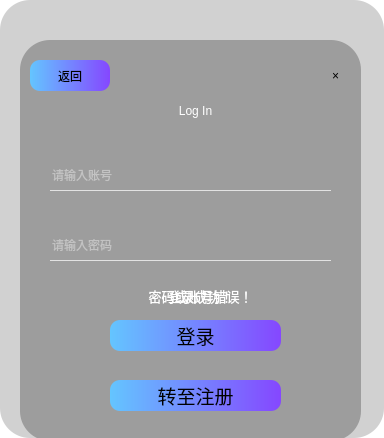
<?xml version="1.0" encoding="UTF-8"?>
<ui version="4.0">
 <class>clogin</class>
 <widget class="QDialog" name="clogin">
  <property name="geometry">
   <rect>
    <x>0</x>
    <y>0</y>
    <width>384</width>
    <height>438</height>
   </rect>
  </property>
  <property name="sizePolicy">
   <sizepolicy hsizetype="Fixed" vsizetype="Fixed">
    <horstretch>0</horstretch>
    <verstretch>0</verstretch>
   </sizepolicy>
  </property>
  <property name="minimumSize">
   <size>
    <width>384</width>
    <height>438</height>
   </size>
  </property>
  <property name="maximumSize">
   <size>
    <width>384</width>
    <height>438</height>
   </size>
  </property>
  <property name="cursor">
   <cursorShape>ArrowCursor</cursorShape>
  </property>
  <property name="windowTitle">
   <string>Dialog</string>
  </property>
  <property name="styleSheet">
   <string notr="true">*{
	
	background-color: rgb(255, 255, 255);
}

QFrame#frame{
	border-radius: 30px;
	border-image: url(:/res/goodBKG.jpg);
}

#frame_2{
	border-radius: 30px;
	background-color: rgba(158, 158, 158, 120);
}

QLabel#label{
	border-radius: 30px;
	background-color: rgba(98, 98, 98, 120);
}

QLabel{
	background: transparent;
	color: rgb(255, 255, 255);
	font: 10pt &quot;等线&quot;;
}

QLabel#label_2{
	background: transparent;
	color: rgb(255, 255, 255);
	font: 20pt &quot;等线&quot;;
}

QPushButton{
	border-radius: 10px;
	background-color: qlineargradient(spread:pad, x1:0, y1:0, x2:1, y2:0, stop:0 rgba(100, 197, 255, 255), stop:1 rgba(133, 71, 255, 255));
	
	font: 14pt &quot;等线&quot;;
}

QPushButton:hover{
	border-radius: 10px;
	background-color: qlineargradient(spread:pad, x1:0, y1:0, x2:1, y2:0, stop:0 rgba(0, 197, 255, 255), stop:1 rgba(133, 71, 255, 255));
	
	font: 14pt &quot;等线&quot;;
}

QPushButton:pressed{
	border-radius: 10px;
	background-color: qlineargradient(spread:pad, x1:0, y1:0, x2:1, y2:0, stop:0 rgba(100, 197, 255, 255), stop:1 rgba(133, 71, 255, 255));
	
	font: 14pt &quot;等线&quot;;
}

QPushButton#pushButton_3{
	border-radius: 10px;
	background: transparent;
	font: 20pt &quot;等线&quot;;
}

QLineEdit{
	background: transparent;
	border: none;
	border-bottom: 1px solid rgba(255, 255, 255, 180);
	color: rgba(255,255,255,200);
	font: 14pt &quot;等线&quot;;
}</string>
  </property>
  <widget class="QFrame" name="frame">
   <property name="geometry">
    <rect>
     <x>0</x>
     <y>0</y>
     <width>384</width>
     <height>438</height>
    </rect>
   </property>
   <property name="minimumSize">
    <size>
     <width>384</width>
     <height>0</height>
    </size>
   </property>
   <property name="maximumSize">
    <size>
     <width>384</width>
     <height>438</height>
    </size>
   </property>
   <property name="frameShape">
    <enum>QFrame::Shape::StyledPanel</enum>
   </property>
   <property name="frameShadow">
    <enum>QFrame::Shadow::Raised</enum>
   </property>
   <widget class="QFrame" name="frame_2">
    <property name="geometry">
     <rect>
      <x>0</x>
      <y>0</y>
      <width>384</width>
      <height>438</height>
     </rect>
    </property>
    <property name="minimumSize">
     <size>
      <width>384</width>
      <height>0</height>
     </size>
    </property>
    <property name="maximumSize">
     <size>
      <width>384</width>
      <height>438</height>
     </size>
    </property>
    <property name="frameShape">
     <enum>QFrame::Shape::StyledPanel</enum>
    </property>
    <property name="frameShadow">
     <enum>QFrame::Shadow::Raised</enum>
    </property>
    <widget class="QLabel" name="label">
     <property name="geometry">
      <rect>
       <x>20</x>
       <y>40</y>
       <width>341</width>
       <height>401</height>
      </rect>
     </property>
     <property name="minimumSize">
      <size>
       <width>341</width>
       <height>401</height>
      </size>
     </property>
     <property name="maximumSize">
      <size>
       <width>341</width>
       <height>401</height>
      </size>
     </property>
     <property name="text">
      <string/>
     </property>
    </widget>
    <widget class="QPushButton" name="button_check">
     <property name="geometry">
      <rect>
       <x>110</x>
       <y>320</y>
       <width>171</width>
       <height>31</height>
      </rect>
     </property>
     <property name="sizePolicy">
      <sizepolicy hsizetype="Minimum" vsizetype="Minimum">
       <horstretch>0</horstretch>
       <verstretch>0</verstretch>
      </sizepolicy>
     </property>
     <property name="minimumSize">
      <size>
       <width>171</width>
       <height>31</height>
      </size>
     </property>
     <property name="maximumSize">
      <size>
       <width>16777215</width>
       <height>81</height>
      </size>
     </property>
     <property name="font">
      <font>
       <family>等线</family>
       <pointsize>14</pointsize>
       <italic>false</italic>
       <bold>false</bold>
      </font>
     </property>
     <property name="text">
      <string>登录</string>
     </property>
    </widget>
    <widget class="QLabel" name="success">
     <property name="geometry">
      <rect>
       <x>110</x>
       <y>280</y>
       <width>181</width>
       <height>31</height>
      </rect>
     </property>
     <property name="sizePolicy">
      <sizepolicy hsizetype="Minimum" vsizetype="Minimum">
       <horstretch>0</horstretch>
       <verstretch>0</verstretch>
      </sizepolicy>
     </property>
     <property name="minimumSize">
      <size>
       <width>181</width>
       <height>31</height>
      </size>
     </property>
     <property name="maximumSize">
      <size>
       <width>16777215</width>
       <height>16777215</height>
      </size>
     </property>
     <property name="font">
      <font>
       <family>等线</family>
       <pointsize>10</pointsize>
       <italic>false</italic>
       <bold>false</bold>
      </font>
     </property>
     <property name="text">
      <string>登录成功！</string>
     </property>
     <property name="alignment">
      <set>Qt::AlignmentFlag::AlignCenter</set>
     </property>
    </widget>
    <widget class="QLabel" name="wrong">
     <property name="geometry">
      <rect>
       <x>110</x>
       <y>280</y>
       <width>181</width>
       <height>31</height>
      </rect>
     </property>
     <property name="sizePolicy">
      <sizepolicy hsizetype="Minimum" vsizetype="Minimum">
       <horstretch>0</horstretch>
       <verstretch>0</verstretch>
      </sizepolicy>
     </property>
     <property name="minimumSize">
      <size>
       <width>181</width>
       <height>31</height>
      </size>
     </property>
     <property name="maximumSize">
      <size>
       <width>16777215</width>
       <height>16777215</height>
      </size>
     </property>
     <property name="font">
      <font>
       <family>等线</family>
       <pointsize>10</pointsize>
       <italic>false</italic>
       <bold>false</bold>
      </font>
     </property>
     <property name="text">
      <string>密码或账号错误！</string>
     </property>
     <property name="alignment">
      <set>Qt::AlignmentFlag::AlignCenter</set>
     </property>
    </widget>
    <widget class="QPushButton" name="button_back">
     <property name="geometry">
      <rect>
       <x>30</x>
       <y>60</y>
       <width>80</width>
       <height>31</height>
      </rect>
     </property>
     <property name="sizePolicy">
      <sizepolicy hsizetype="Minimum" vsizetype="Minimum">
       <horstretch>0</horstretch>
       <verstretch>0</verstretch>
      </sizepolicy>
     </property>
     <property name="minimumSize">
      <size>
       <width>61</width>
       <height>31</height>
      </size>
     </property>
     <property name="maximumSize">
      <size>
       <width>16777215</width>
       <height>201</height>
      </size>
     </property>
     <property name="text">
      <string>返回</string>
     </property>
    </widget>
    <widget class="QPushButton" name="button_turn">
     <property name="geometry">
      <rect>
       <x>110</x>
       <y>380</y>
       <width>171</width>
       <height>31</height>
      </rect>
     </property>
     <property name="sizePolicy">
      <sizepolicy hsizetype="Minimum" vsizetype="Minimum">
       <horstretch>0</horstretch>
       <verstretch>0</verstretch>
      </sizepolicy>
     </property>
     <property name="minimumSize">
      <size>
       <width>171</width>
       <height>31</height>
      </size>
     </property>
     <property name="maximumSize">
      <size>
       <width>16777215</width>
       <height>81</height>
      </size>
     </property>
     <property name="font">
      <font>
       <family>等线</family>
       <pointsize>14</pointsize>
       <italic>false</italic>
       <bold>false</bold>
      </font>
     </property>
     <property name="text">
      <string>转至注册</string>
     </property>
    </widget>
    <widget class="QLineEdit" name="cin_id">
     <property name="geometry">
      <rect>
       <x>50</x>
       <y>160</y>
       <width>281</width>
       <height>31</height>
      </rect>
     </property>
     <property name="placeholderText">
      <string>请输入账号</string>
     </property>
    </widget>
    <widget class="QLineEdit" name="cin_answer">
     <property name="geometry">
      <rect>
       <x>50</x>
       <y>230</y>
       <width>281</width>
       <height>31</height>
      </rect>
     </property>
     <property name="echoMode">
      <enum>QLineEdit::EchoMode::Password</enum>
     </property>
     <property name="placeholderText">
      <string>请输入密码</string>
     </property>
    </widget>
    <widget class="QLabel" name="label_2">
     <property name="geometry">
      <rect>
       <x>120</x>
       <y>90</y>
       <width>151</width>
       <height>41</height>
      </rect>
     </property>
     <property name="text">
      <string>Log In</string>
     </property>
     <property name="alignment">
      <set>Qt::AlignmentFlag::AlignCenter</set>
     </property>
    </widget>
    <widget class="QPushButton" name="pushButton_3">
     <property name="geometry">
      <rect>
       <x>320</x>
       <y>60</y>
       <width>31</width>
       <height>31</height>
      </rect>
     </property>
     <property name="minimumSize">
      <size>
       <width>0</width>
       <height>0</height>
      </size>
     </property>
     <property name="styleSheet">
      <string notr="true"/>
     </property>
     <property name="text">
      <string>×</string>
     </property>
    </widget>
   </widget>
  </widget>
 </widget>
 <resources/>
 <connections/>
</ui>
